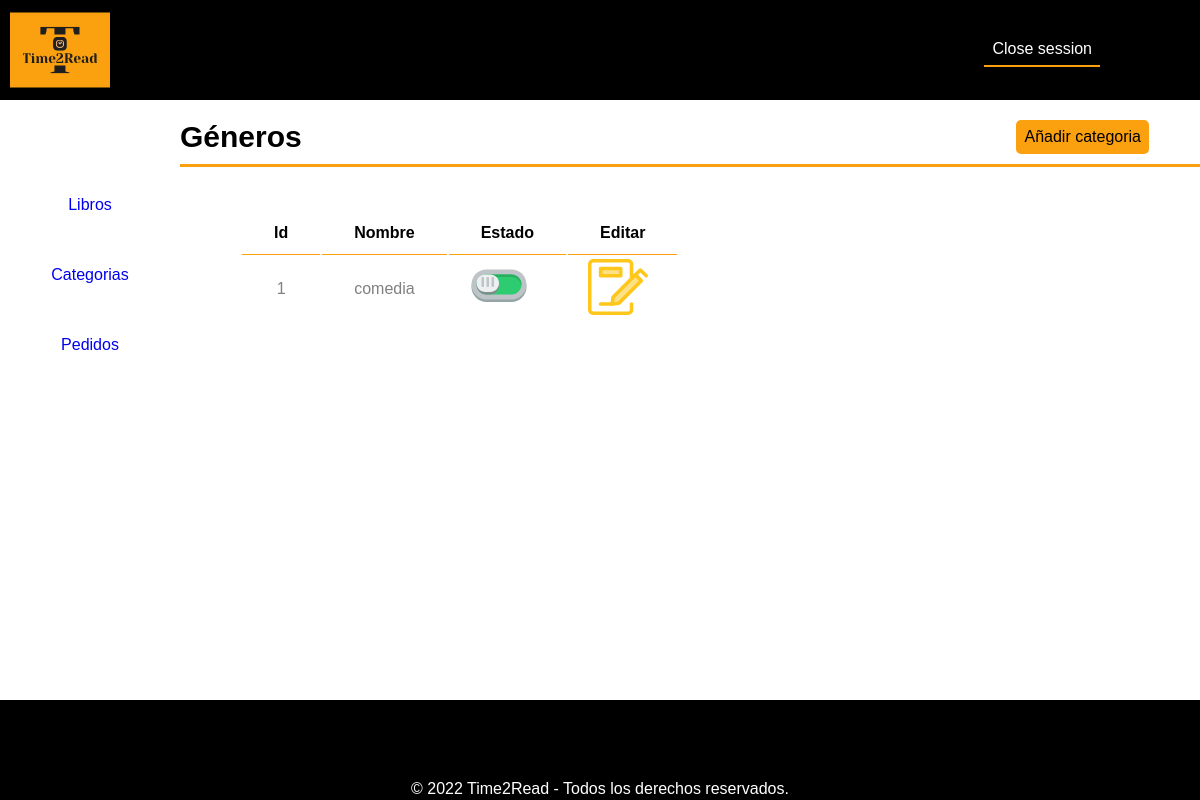
The page /index.php?controller=Categoria&action=mostrarCategorias (signed in) on the database as committed earlier.
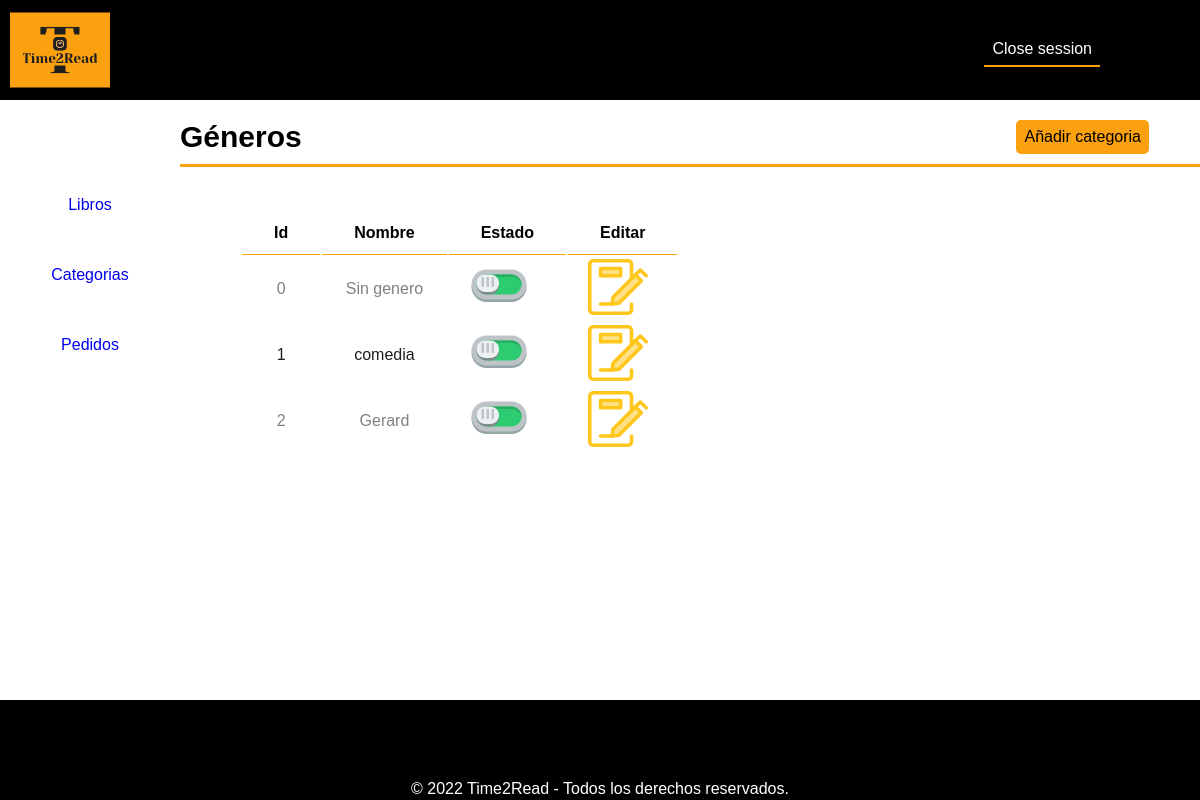
The same page on the database as committed later.
### tables this page shows
CREATE TABLE `generos` (
  `id_genero` int(11) NOT NULL,
  `nombre` varchar(50) NOT NULL,
  `estado` tinyint(1) NOT NULL
);

### controllers/CategoriaController.php (called while the page is built, shortened)
<?php
require "models/categoria.php";
class CategoriaController
{
    public function mostrarCategorias()
    {
        require_once "views/adminPanel/menu.php";
        $categoria = new Categoria();
        $catalogo = $categoria->obtenerListado();
        require_once "views/adminPanel/tablaCategorias.php";
    }
}

### models/database.php (called while the page is built, shortened)
<?php
class Database{
    public function __construct(){
        $servername = "localhost";
        $dbname= "biblioteca";
        $username = "root";
        $password = "";
        try{
		$this->db = new PDO("mysql:host=$servername;dbname=$dbname",$username, $password);
        }
        catch(PDOException $error)
        {
            echo "Connection failed: ". $error->getMessage();
        }
    }
}

### models/categoria.php (called while the page is built, shortened)
<?php
require_once("database.php");
class Categoria extends Database
{
    public function obtenerListado()
    {
        $consulta = $this->db->prepare("SELECT * FROM generos");
        $consulta->execute();
        $resultado = $consulta->fetchAll();
        return $resultado;
    }
}

### views/adminPanel/tablaCategorias.php (the view)
<?php
echo "
<div class='admin-panel-title-container'>
    <h1 class='admin-panel-title'>Géneros</h1>
    <a class='admin-panel-add-link' href='index.php?controller=Categoria&action=mostrarAnadirCategoria'>Añadir categoria</a><br>
    <div class='orange-line'></div>
</div>
<table class='admin-panel-page-table'>
    <tr>
        <th>Id</th>
        <th>Nombre</th>
        <th>Estado</th>
        <th>Editar</th>
    </tr>";
foreach ($catalogo as $categoria) {
    echo " <tr>
        <td class='text'>" . $categoria['id_genero'] . "</td>
        <td class='text'>" . $categoria['nombre'] . "</td>";
    if ($categoria['estado']) {
        echo "<td><a href='index.php?controller=Categoria&action=desactivarCategoria&id=" . $categoria['id_genero'] . "''><img class='control-icons' src='img/on.svg'></a></td>";
    } else {
        echo "<td><a href='index.php?controller=Categoria&action=activarCategoria&id=" . $categoria['id_genero'] . "'><img class='control-icons' src='img/off.svg'></a></td>";
    }
    echo "
        <td><a href='index.php?controller=Categoria&action=mostrarEditarCategoria&id=" . $categoria['id_genero'] . "''><img class='control-icons' src='img/edit.svg'></a></td>
        </tr>";
}
echo "</table>";

### index.php (shortened to what this page needs)
<!DOCTYPE html>
<html lang="en">
<head>
    <link rel="stylesheet" href="style.css">
</head>
<body>
    <?php
    require_once "views/general/menu.php";
    if (isset($_GET['controller'])) {
        $nombreController = $_GET['controller'] . "Controller";
    } else {
        $nombreController = "LoginController";
    }
    if (class_exists($nombreController)) {
        $controlador = new $nombreController();
        if (isset($_GET['action'])) {
            $action = $_GET['action'];
        } else {
            $action = "index";
        }
        $controlador->$action();
    } else {
        echo "No existe el controlador";
    }
    ?>
</body>
</html>

### views/general/menu.php
<?php
echo "<div class='main-menu-bar'>
    <img class='main-menu-bar-logo' src='./img/logo-high.svg' alt='logo' height='100px' width='100px'>
    <ul class='main-menu-list'>";
    if(isset($_SESSION['email'])){
        echo "<li class='main-menu-list-item'><a href='index.php?controller=Session&action=destroySesion'>Close session</a></li>";
    }else{
        echo "<li class='main-menu-list-item'><a href='index.php?controller=Login&action=index'>Login</a></li>";
    }
    echo "</ul>
</div>";

### views/adminPanel/menu.php
<div class="admin-menu-bar">
    <a class="admin-menu-bar-item" href="index.php?controller=Libro&action=mostrarLibros">Libros</a>
    <a class="admin-menu-bar-item" href="index.php?controller=Categoria&action=mostrarCategorias">Categorias</a>
    <a class="admin-menu-bar-item" href="index.php?controller=Pedido&action=mostrarPedidos">Pedidos</a>
</div>

### style.css (style rules this page uses)
* { margin: 0; padding: 0; }
body { height: 100%; font-family: 'Source Sans Pro', sans-serif; }
a { text-decoration: none; }
.main-menu-bar { height: 100px; background-color: black; }
.main-menu-bar-logo { margin-left: 10px; }
.main-menu-list { float: right; display: flex; flex-direction: row; list-style: none; margin-top: 40px; }
.main-menu-list-item>a { color: white; margin-right: 100px; margin-top: 50px; border-bottom: 2px solid #FBA00E; align-items: center; padding: 8px; }
.admin-menu-bar { float: left; display: flex; flex-direction: column; height: 70vh; width: 15%; margin-top: 70px; }
.admin-menu-bar-item { width: 100%; height: 70px; text-align: center; line-height: 70px; }
.admin-panel-page-table { margin-left: 5%; display: inline-block; }
.admin-panel-page-table th { color: black; border-bottom: 1px solid #FBA00E; padding: 2rem 2rem 0.75rem 2rem; }
.admin-panel-page-table tr:nth-child(odd) { color: #1F1F1F; }
.admin-panel-page-table tr:nth-child(even) { color: gray; }
.text { padding: 0rem 1rem 0rem 1rem; text-align: center; height: 60px; }
.control-icons { margin-left: 20px; width: 60px; height: 60px; }
.admin-panel-title-container { padding-top: 20px; padding-bottom: 20px; width: 85%; height: 50px; float: right; }
.admin-panel-title { display: inline-block; font-size: 30px; }
.orange-line { width: 100%; height: 3px; background-color: #FBA00E; margin-top: 10px; }
.admin-panel-add-link { display: block; float: right; background-color: #FBA00E; color: black; padding: 8px; margin-right: 5%; border-radius: 5px; }
footer { height: 100px; background-color: black; color: white; text-align: center; width: 100%; bottom: 0; position: fixed; }
#div1 { padding-top: 80px; }

Rows that differ between the two databases and show on the page:
added generos: id_genero "0", nombre "Sin genero", estado 1 (drawn)
added generos: id_genero "2", nombre "Gerard", estado 1 (drawn)
